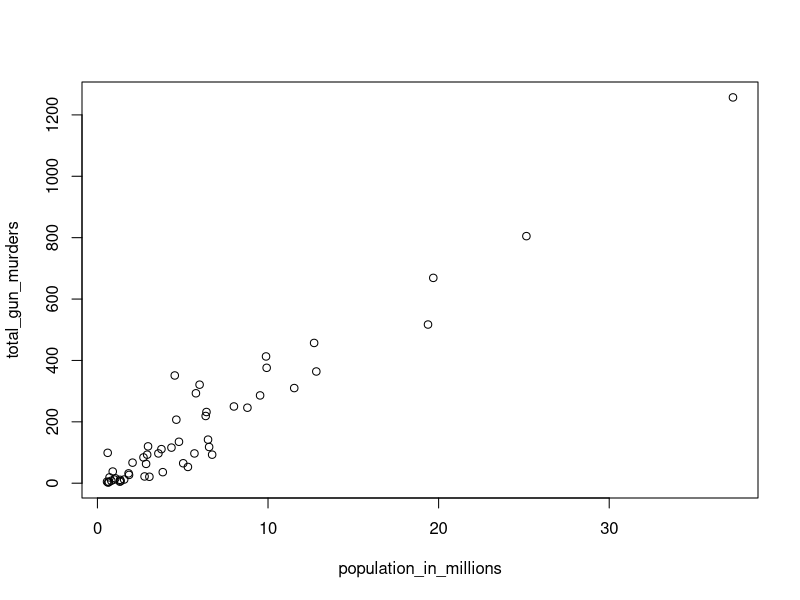
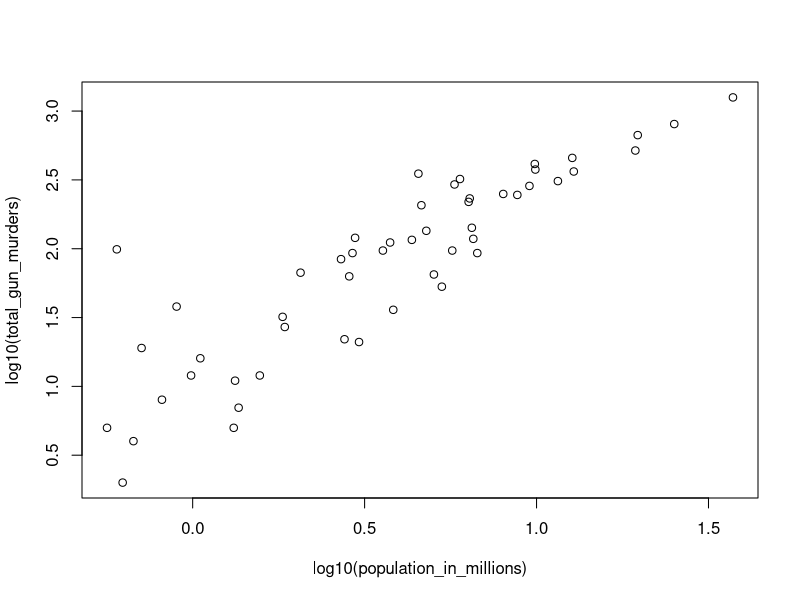
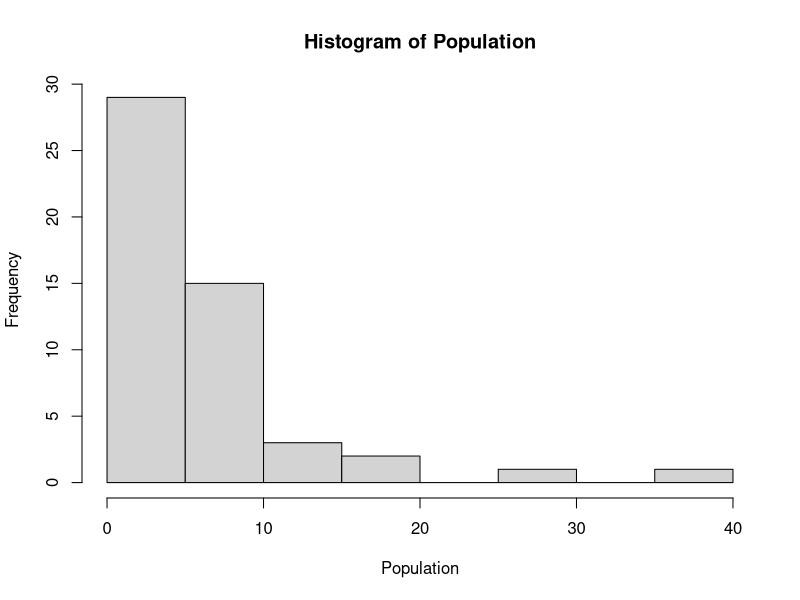
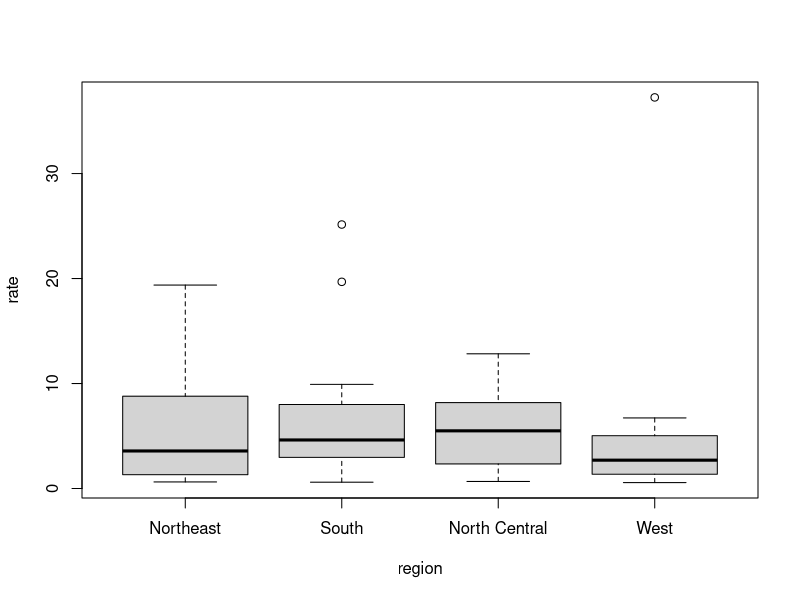

Reproduce these figures in R, in order.
## ---- chunk 1
knitr::opts_chunk$set(echo = TRUE)
## ---- chunk 2
library(dslabs)
data("murders")
## ---- chunk 3
pop = murders$population
pop = sort(pop)
pop[1]
## ---- chunk 4
indeks = order(murders$population)
indeks[1]
## ---- chunk 5
which.min(murders$population)
## ---- chunk 6
i_min = which.min(murders$population)
murders$state[i_min]
## ---- chunk 7
temp <- c(35, 88, 42, 84, 81, 30)
city <- c("Beijing", "Lagos", "Paris", "Rio de Janeiro",
"San Juan", "Toronto")
city_temps <- data.frame(name = city, temperature = temp)
## ---- chunk 8
temp = murders$state
ranks = rank(murders$population)
my_df <- data.frame(name=temp, ranks)
my_df
## ---- chunk 9
ind = order(my_df$ranks)
new_rank = my_df$ranks[ind]
new_name= my_df$name[ind]
my_df=data.frame(name=new_name, ranks=new_rank)
my_df
## ---- chunk 10
population_in_millions <- murders$population/10^6
total_gun_murders <- murders$total
plot(population_in_millions, total_gun_murders)
## ---- chunk 11
plot(log10(population_in_millions), log10(total_gun_murders))
## ---- chunk 12
Population = murders$population/10^6
hist(Population)
## ---- chunk 13
murders$rate <- with(murders, murders$population/10^6)
boxplot(rate~region, data = murders)
